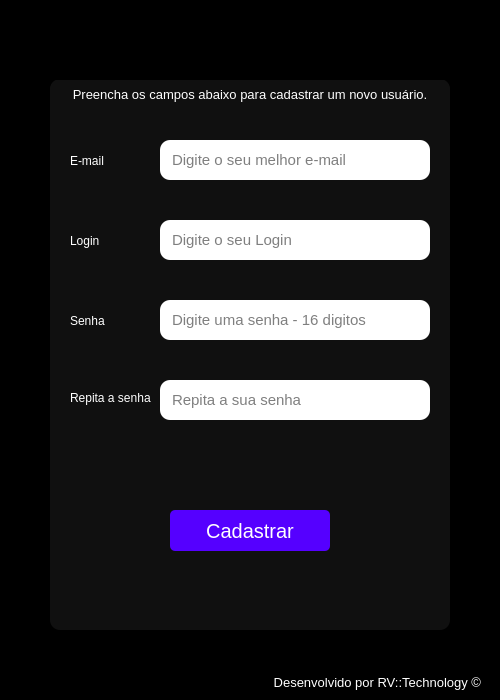
<?xml version="1.0" encoding="UTF-8"?>
<ui version="4.0">
 <class>MainWindow</class>
 <widget class="QMainWindow" name="MainWindow">
  <property name="geometry">
   <rect>
    <x>0</x>
    <y>0</y>
    <width>500</width>
    <height>700</height>
   </rect>
  </property>
  <property name="minimumSize">
   <size>
    <width>500</width>
    <height>700</height>
   </size>
  </property>
  <property name="font">
   <font>
    <family>Segoe UI</family>
    <pointsize>10</pointsize>
   </font>
  </property>
  <property name="windowTitle">
   <string>Login</string>
  </property>
  <property name="windowIcon">
   <iconset>
    <normaloff>img/login.png</normaloff>img/login.png</iconset>
  </property>
  <property name="styleSheet">
   <string notr="true"/>
  </property>
  <widget class="QWidget" name="centralwidget">
   <property name="styleSheet">
    <string notr="true">color: rgb(255, 255, 255);
background-color: rgb(0, 0, 0);</string>
   </property>
   <layout class="QVBoxLayout" name="verticalLayout">
    <property name="spacing">
     <number>0</number>
    </property>
    <property name="leftMargin">
     <number>10</number>
    </property>
    <property name="topMargin">
     <number>10</number>
    </property>
    <property name="rightMargin">
     <number>10</number>
    </property>
    <property name="bottomMargin">
     <number>0</number>
    </property>
    <item>
     <widget class="QFrame" name="frame">
      <property name="maximumSize">
       <size>
        <width>16777215</width>
        <height>35</height>
       </size>
      </property>
      <property name="styleSheet">
       <string notr="true"/>
      </property>
      <property name="frameShape">
       <enum>QFrame::NoFrame</enum>
      </property>
      <property name="frameShadow">
       <enum>QFrame::Raised</enum>
      </property>
      <layout class="QHBoxLayout" name="horizontalLayout_3">
       <property name="spacing">
        <number>0</number>
       </property>
       <property name="leftMargin">
        <number>0</number>
       </property>
       <property name="topMargin">
        <number>5</number>
       </property>
       <property name="rightMargin">
        <number>0</number>
       </property>
       <property name="bottomMargin">
        <number>0</number>
       </property>
      </layout>
     </widget>
    </item>
    <item>
     <widget class="QFrame" name="frame_2">
      <property name="styleSheet">
       <string notr="true"/>
      </property>
      <property name="frameShape">
       <enum>QFrame::NoFrame</enum>
      </property>
      <property name="frameShadow">
       <enum>QFrame::Raised</enum>
      </property>
      <layout class="QHBoxLayout" name="horizontalLayout">
       <property name="spacing">
        <number>0</number>
       </property>
       <property name="leftMargin">
        <number>0</number>
       </property>
       <property name="topMargin">
        <number>0</number>
       </property>
       <property name="rightMargin">
        <number>0</number>
       </property>
       <property name="bottomMargin">
        <number>0</number>
       </property>
       <item>
        <widget class="QFrame" name="frame_4">
         <property name="maximumSize">
          <size>
           <width>400</width>
           <height>550</height>
          </size>
         </property>
         <property name="styleSheet">
          <string notr="true">background-color: rgb(16, 16, 16);
border-radius: 10px;</string>
         </property>
         <property name="frameShape">
          <enum>QFrame::NoFrame</enum>
         </property>
         <property name="frameShadow">
          <enum>QFrame::Raised</enum>
         </property>
         <widget class="QLabel" name="label">
          <property name="geometry">
           <rect>
            <x>20</x>
            <y>60</y>
            <width>47</width>
            <height>41</height>
           </rect>
          </property>
          <property name="font">
           <font>
            <family>Segoe UI</family>
            <pointsize>9</pointsize>
           </font>
          </property>
          <property name="text">
           <string>E-mail</string>
          </property>
         </widget>
         <widget class="QLabel" name="label_3">
          <property name="geometry">
           <rect>
            <x>20</x>
            <y>135</y>
            <width>47</width>
            <height>51</height>
           </rect>
          </property>
          <property name="font">
           <font>
            <family>Segoe UI</family>
            <pointsize>9</pointsize>
           </font>
          </property>
          <property name="text">
           <string>Login</string>
          </property>
         </widget>
         <widget class="QLabel" name="label_4">
          <property name="geometry">
           <rect>
            <x>20</x>
            <y>225</y>
            <width>47</width>
            <height>31</height>
           </rect>
          </property>
          <property name="font">
           <font>
            <family>Segoe UI</family>
            <pointsize>9</pointsize>
           </font>
          </property>
          <property name="text">
           <string>Senha</string>
          </property>
         </widget>
         <widget class="QLabel" name="label_5">
          <property name="geometry">
           <rect>
            <x>20</x>
            <y>310</y>
            <width>81</width>
            <height>16</height>
           </rect>
          </property>
          <property name="font">
           <font>
            <family>Segoe UI</family>
            <pointsize>9</pointsize>
           </font>
          </property>
          <property name="text">
           <string>Repita a senha</string>
          </property>
         </widget>
         <widget class="QPushButton" name="pushButton">
          <property name="geometry">
           <rect>
            <x>120</x>
            <y>430</y>
            <width>160</width>
            <height>41</height>
           </rect>
          </property>
          <property name="font">
           <font>
            <family>Segoe UI</family>
            <pointsize>15</pointsize>
           </font>
          </property>
          <property name="styleSheet">
           <string notr="true">QPushButton{
	background-color: rgb(85, 0, 255);
	background-position: center;
	border-radius:5px;
}
QPushButton:hover{
	background-color: rgb(85, 0, 255);
	border: 3px solid rgb(148, 94, 255);
}
QPushButton:pressed{
	border: 2px solid rgb(255, 255, 255);
	color: rgb(0, 0, 0);
}</string>
          </property>
          <property name="text">
           <string>Cadastrar</string>
          </property>
         </widget>
         <widget class="QLabel" name="label_6">
          <property name="geometry">
           <rect>
            <x>0</x>
            <y>-1</y>
            <width>400</width>
            <height>31</height>
           </rect>
          </property>
          <property name="font">
           <font>
            <family>Segoe UI</family>
            <pointsize>10</pointsize>
           </font>
          </property>
          <property name="text">
           <string>Preencha os campos abaixo para cadastrar um novo usuário.</string>
          </property>
          <property name="alignment">
           <set>Qt::AlignCenter</set>
          </property>
         </widget>
         <widget class="QLineEdit" name="lineEdit">
          <property name="geometry">
           <rect>
            <x>110</x>
            <y>60</y>
            <width>270</width>
            <height>40</height>
           </rect>
          </property>
          <property name="font">
           <font>
            <family>Segoe UI</family>
            <pointsize>11</pointsize>
           </font>
          </property>
          <property name="styleSheet">
           <string notr="true">background-color: rgb(255, 255, 255);
color: rgb(0, 0, 0);
padding: 10px</string>
          </property>
          <property name="maxLength">
           <number>32</number>
          </property>
          <property name="placeholderText">
           <string>Digite o seu melhor e-mail</string>
          </property>
         </widget>
         <widget class="QLineEdit" name="lineEdit_2">
          <property name="geometry">
           <rect>
            <x>110</x>
            <y>140</y>
            <width>270</width>
            <height>40</height>
           </rect>
          </property>
          <property name="font">
           <font>
            <family>Segoe UI</family>
            <pointsize>11</pointsize>
           </font>
          </property>
          <property name="styleSheet">
           <string notr="true">background-color: rgb(255, 255, 255);
color: rgb(0, 0, 0);
padding: 10px</string>
          </property>
          <property name="maxLength">
           <number>32</number>
          </property>
          <property name="placeholderText">
           <string>Digite o seu Login</string>
          </property>
         </widget>
         <widget class="QLineEdit" name="lineEdit_3">
          <property name="geometry">
           <rect>
            <x>110</x>
            <y>220</y>
            <width>270</width>
            <height>40</height>
           </rect>
          </property>
          <property name="font">
           <font>
            <family>Segoe UI</family>
            <pointsize>11</pointsize>
           </font>
          </property>
          <property name="styleSheet">
           <string notr="true">background-color: rgb(255, 255, 255);
color: rgb(0, 0, 0);
padding: 10px</string>
          </property>
          <property name="maxLength">
           <number>16</number>
          </property>
          <property name="echoMode">
           <enum>QLineEdit::Password</enum>
          </property>
          <property name="placeholderText">
           <string>Digite uma senha - 16 digitos</string>
          </property>
         </widget>
         <widget class="QLineEdit" name="lineEdit_4">
          <property name="geometry">
           <rect>
            <x>110</x>
            <y>300</y>
            <width>270</width>
            <height>40</height>
           </rect>
          </property>
          <property name="font">
           <font>
            <family>Segoe UI</family>
            <pointsize>11</pointsize>
           </font>
          </property>
          <property name="styleSheet">
           <string notr="true">background-color: rgb(255, 255, 255);
color: rgb(0, 0, 0);
padding: 10px</string>
          </property>
          <property name="maxLength">
           <number>16</number>
          </property>
          <property name="echoMode">
           <enum>QLineEdit::Password</enum>
          </property>
          <property name="placeholderText">
           <string>Repita a sua senha</string>
          </property>
         </widget>
         <widget class="QLabel" name="label_7">
          <property name="geometry">
           <rect>
            <x>56</x>
            <y>359</y>
            <width>291</width>
            <height>41</height>
           </rect>
          </property>
          <property name="font">
           <font>
            <family>Segoe UI</family>
            <pointsize>11</pointsize>
           </font>
          </property>
          <property name="styleSheet">
           <string notr="true">color: rgb(255, 255, 255);</string>
          </property>
          <property name="text">
           <string/>
          </property>
         </widget>
        </widget>
       </item>
      </layout>
     </widget>
    </item>
    <item>
     <widget class="QFrame" name="frame_3">
      <property name="maximumSize">
       <size>
        <width>16777215</width>
        <height>35</height>
       </size>
      </property>
      <property name="baseSize">
       <size>
        <width>0</width>
        <height>0</height>
       </size>
      </property>
      <property name="layoutDirection">
       <enum>Qt::LeftToRight</enum>
      </property>
      <property name="styleSheet">
       <string notr="true"/>
      </property>
      <property name="frameShape">
       <enum>QFrame::NoFrame</enum>
      </property>
      <property name="frameShadow">
       <enum>QFrame::Raised</enum>
      </property>
      <layout class="QVBoxLayout" name="verticalLayout_2">
       <item>
        <widget class="QLabel" name="label_2">
         <property name="font">
          <font>
           <family>Segoe UI</family>
           <pointsize>10</pointsize>
          </font>
         </property>
         <property name="text">
          <string>Desenvolvido por RV::Technology ©</string>
         </property>
         <property name="alignment">
          <set>Qt::AlignRight|Qt::AlignTrailing|Qt::AlignVCenter</set>
         </property>
        </widget>
       </item>
      </layout>
     </widget>
    </item>
   </layout>
  </widget>
  <widget class="QMenuBar" name="menubar">
   <property name="geometry">
    <rect>
     <x>0</x>
     <y>0</y>
     <width>500</width>
     <height>23</height>
    </rect>
   </property>
  </widget>
 </widget>
 <resources>
  <include location="file_icon.qrc"/>
 </resources>
 <connections/>
</ui>
